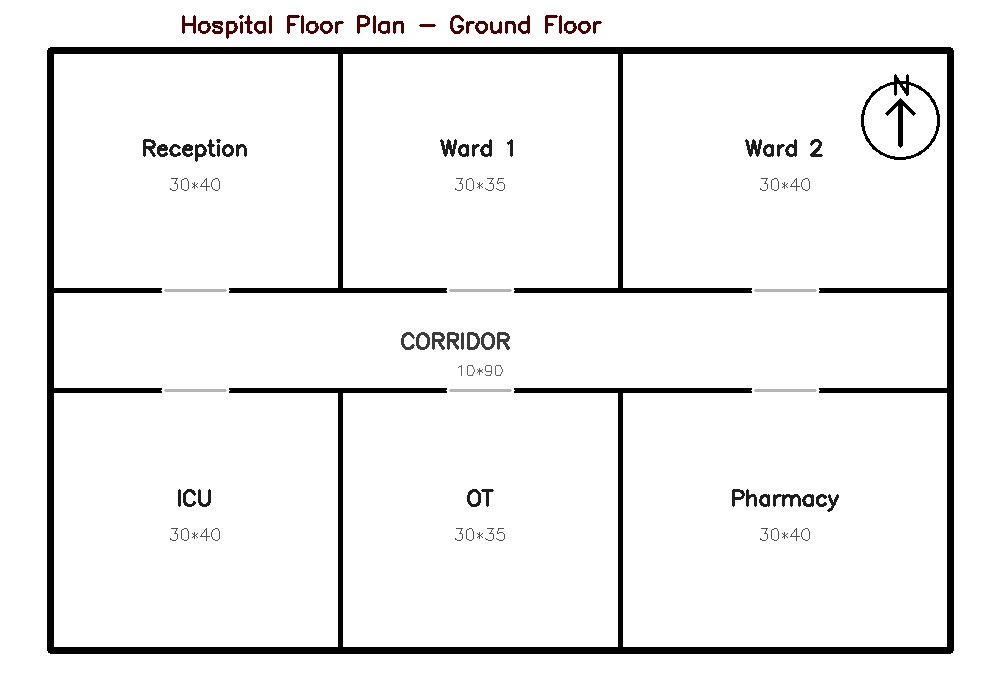
#> input picture test_blueprint.jpg, 1000 x 700 px
$ python astar.py
#> lines starting #> are read from the running program, lines starting #| are printed output that depends on the picture; after the words box and inside, x2 and y2 are one past the last pixel; in counts of white or black regions, pixels touching at a corner belong together
### grid_generator.py
import cv2
import numpy as np

# ── UNIT CONVERSION ────────────────────────────────────────────────────────
UNIT_TO_CM = {"cm": 1.0, "m": 100.0, "ft": 30.48}


def extract_wall_mask(gray, wall_thickness=4):
    """
    Extract structural walls while suppressing text and symbols.

    Uses directional morphological kernels (horizontal + vertical) to detect
    line-like structures, then filters out small connected components so that
    OCR labels and compass marks do not become wall cells.
    """
    binary = cv2.threshold(gray, 180, 255, cv2.THRESH_BINARY_INV)[1]

    h_kern = cv2.getStructuringElement(
        cv2.MORPH_RECT,
        (max(12, wall_thickness * 6), max(1, wall_thickness))
    )
    v_kern = cv2.getStructuringElement(
        cv2.MORPH_RECT,
        (max(1, wall_thickness), max(12, wall_thickness * 6))
    )
    horizontal = cv2.morphologyEx(binary, cv2.MORPH_OPEN, h_kern)
    vertical   = cv2.morphologyEx(binary, cv2.MORPH_OPEN, v_kern)
    walls = cv2.bitwise_or(horizontal, vertical)

    # Reconnect wall corners/joints after removing label strokes.
    join_kern = cv2.getStructuringElement(
        cv2.MORPH_RECT,
        (max(3, wall_thickness * 2 + 1), max(3, wall_thickness * 2 + 1))
    )
    walls = cv2.morphologyEx(walls, cv2.MORPH_CLOSE, join_kern)

    # Keep only large structural components — walls form the dominant network.
    count, labels, stats, _ = cv2.connectedComponentsWithStats(walls, connectivity=8)
    filtered = np.zeros_like(walls)
    min_span = max(gray.shape) * 0.12
    min_area = gray.shape[0] * gray.shape[1] * 0.002
    for idx in range(1, count):
        x, y, w, h, area = stats[idx]
        if area >= min_area or w >= min_span or h >= min_span:
            filtered[labels == idx] = 255
    return filtered


# [33 lines left out: functions compute_cell_size, verify_doorway_clearance, not called in this run]


def generate_grid(image_path, cell_size=10, wall_thickness=4,
                  unit="cm", robot_width_cm=60.0, safety_margin_cm=10.0,
                  building_width_units=None):
    """
    Convert a blueprint image to a binary occupancy grid.
      0 = free space (traversable)
      1 = wall / obstacle

    When building_width_units is supplied the cell size is recomputed from
    the real-world scale (via compute_cell_size) so each cell ≈ robot_width/4.
    A guard prevents auto-scaling when it would shrink the grid below 20×20.

    Returns:
        grid             — np.uint8 array (grid_h, grid_w)
        grid_w, grid_h   — column / row count
        real_cm_per_cell — real-world cm represented by one grid cell
    """
#> called with image_path = 'test_blueprint.jpg', cell_size = 10, wall_thickness = 4, unit = 'cm', robot_width_cm = 60, safety_margin_cm = 10
    print(f"\n🗺️  Generating grid from: {image_path}")

    img  = cv2.imread(image_path)
#> img is the input picture: shape (700, 1000, 3); mean B, G, R 240.1, 240.1, 240.3
    gray = cv2.cvtColor(img, cv2.COLOR_BGR2GRAY)
    h, w = gray.shape
    print(f"   Image size: {w}x{h} px")
#|    Image size: 1000x700 px

    # ── Auto-compute cell size when building scale is known ────────────────
    real_cm_per_cell = float(cell_size)   # fallback: cell_size px ≈ cell_size cm
    scale_applied    = False
    if building_width_units is not None:
        cs_auto, cpc_auto = compute_cell_size(
            w, building_width_units, unit, robot_width_cm
        )
        # Clamp: keep grid ≥ 20 cells and ≤ 200 cells in each dimension.
        # A grid > 200 cells per axis produces too-fine corridors that inflate
        # into dead-ends; min-5px cap keeps the grid under 200×200.
        MAX_GRID_CELLS = 200
        cs_clamped = max(cs_auto, max(w, h) // MAX_GRID_CELLS + 1, 5)
        if cs_clamped != cs_auto:
            _, cpc_auto = compute_cell_size(w, building_width_units * cs_clamped / max(cs_auto, 1),
                                            unit, robot_width_cm)
            # Recompute real_cm_per_cell for the clamped cell size
            unit_factor      = UNIT_TO_CM.get(str(unit).lower(), 1.0)
            building_width_cm = building_width_units * unit_factor
            real_cm_per_pixel = building_width_cm / w
            cpc_auto          = cs_clamped * real_cm_per_pixel
            print(f"   ⚠️  Auto cell size {cs_auto}px → grid too large "
                  f"({w // cs_auto}×{h // cs_auto}) — clamped to {cs_clamped}px")
            cs_auto = cs_clamped
        if w // cs_auto >= 20 and h // cs_auto >= 20:
            cell_size        = cs_auto
            real_cm_per_cell = cpc_auto
            scale_applied    = True
            print(f"   Auto cell size: {cell_size}px  "
                  f"({real_cm_per_cell:.2f} cm/cell)")
        else:
            print(f"   ⚠️  Auto cell size {cs_auto}px → grid too small "
                  f"({w // cs_auto}×{h // cs_auto}) — keeping {cell_size}px")

    # ── Wall extraction (directional morphology + component filtering) ────────
    cleaned = extract_wall_mask(gray, wall_thickness=wall_thickness)
#> in extract_wall_mask, `binary = cv2.threshold(gray, 180, 255, cv2.THRESH_BINARY_INV)[1]`:
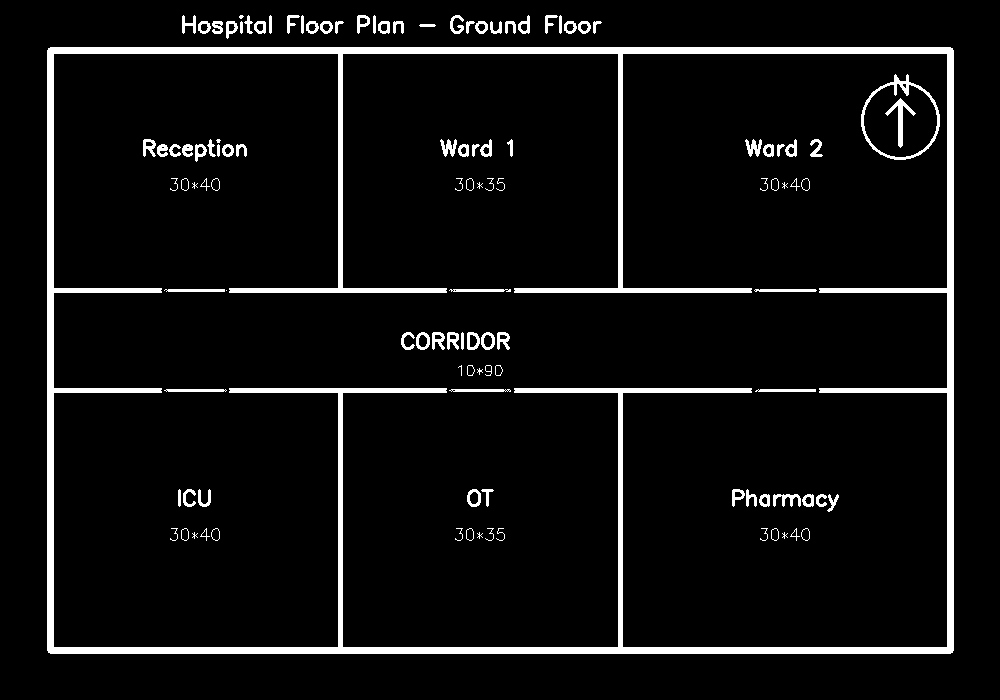
#> binary: shape (700, 1000); 6.1% white; 115 white regions (11 under 20 px), largest, box (x1, y1, x2, y2) and area: (47, 47, 954, 654) 32768, (861, 74, 940, 160) 855, (885, 98, 916, 148) 356
#> in extract_wall_mask, `horizontal = cv2.morphologyEx(binary, cv2.MORPH_OPEN, h_kern)`:
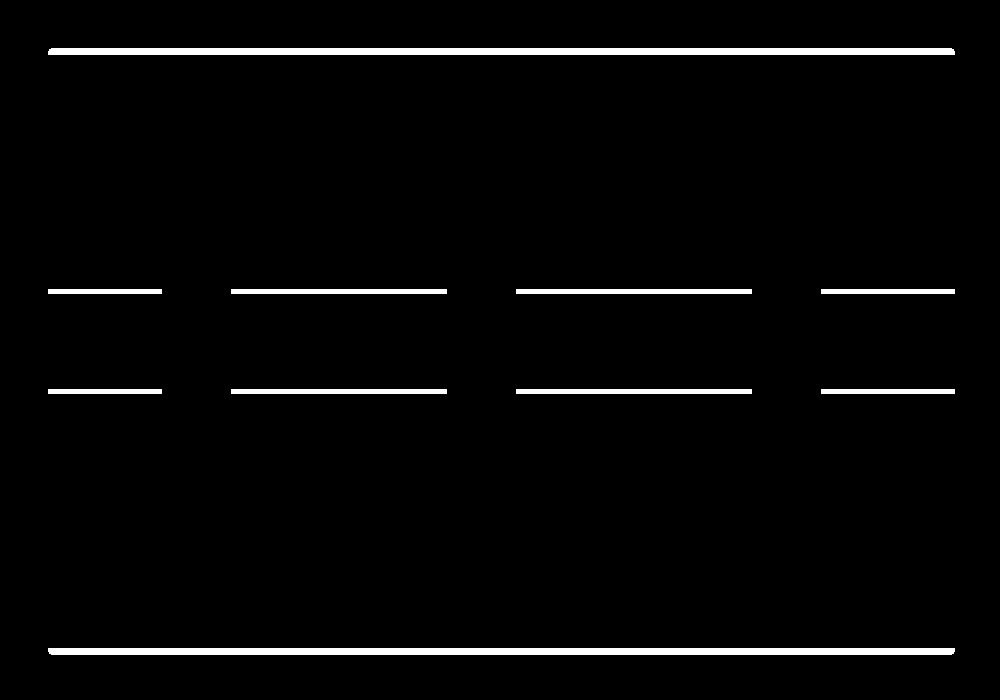
#> horizontal: shape (700, 1000); 2.8% white; 10 white regions, largest, box (x1, y1, x2, y2) and area: (48, 48, 955, 55) 6339, (48, 648, 955, 655) 6339, (516, 289, 752, 294) 1180
#> in extract_wall_mask, `vertical   = cv2.morphologyEx(binary, cv2.MORPH_OPEN, v_kern)`:
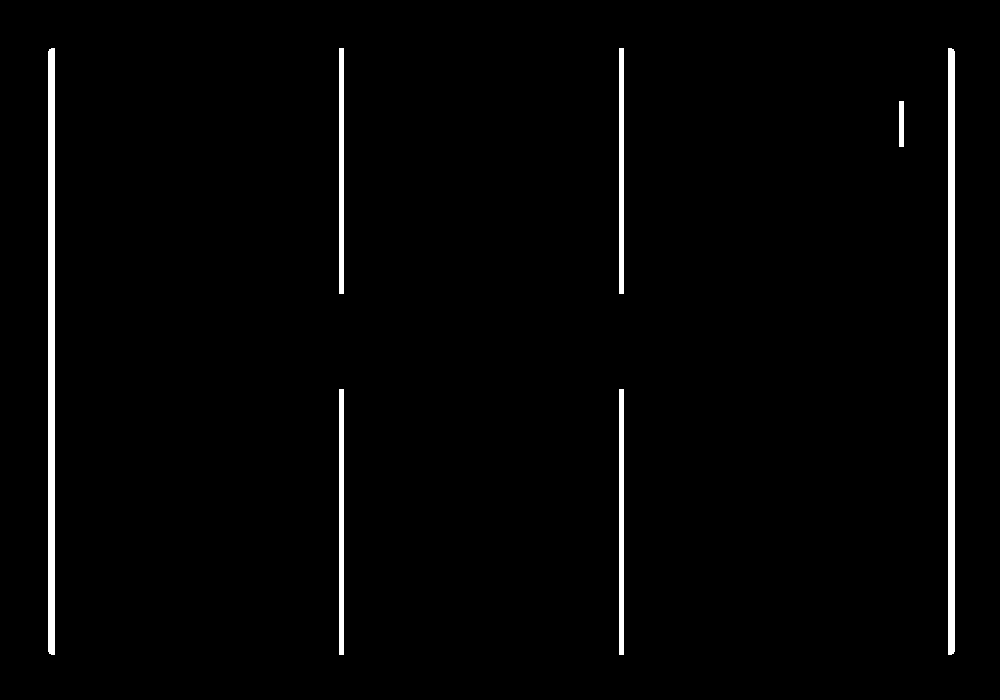
#> vertical: shape (700, 1000); 2% white; 7 white regions, largest, box (x1, y1, x2, y2) and area: (48, 48, 55, 655) 4239, (948, 48, 955, 655) 4239, (339, 389, 344, 655) 1330
#> in extract_wall_mask, `walls = cv2.bitwise_or(horizontal, vertical)`:
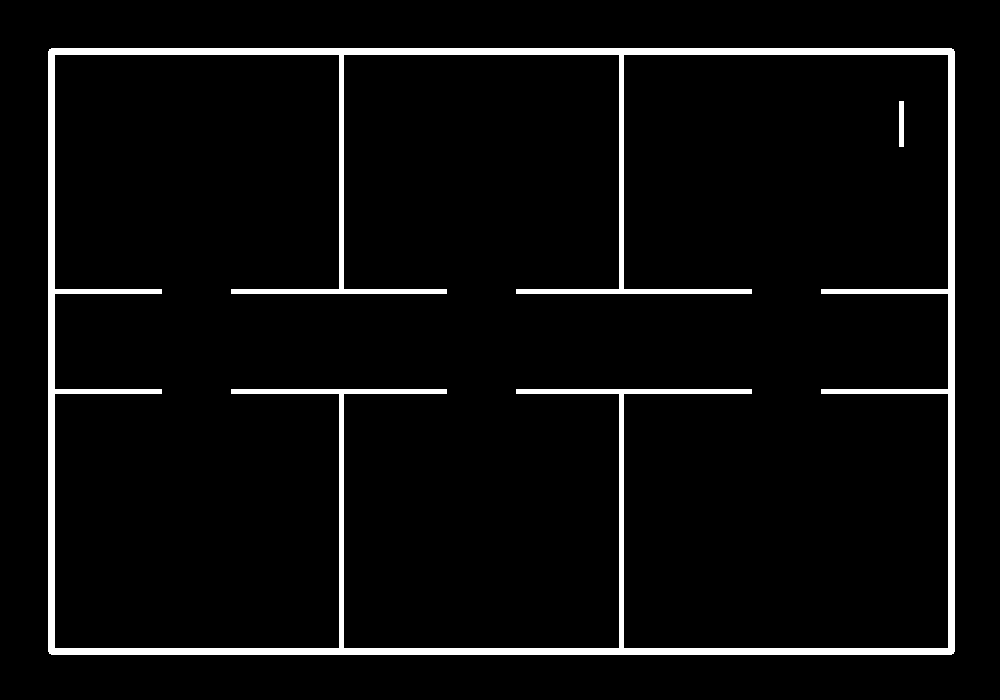
#> walls: shape (700, 1000); 4.7% white; 2 white regions, box (x1, y1, x2, y2) and area: (48, 48, 955, 655) 32720, (899, 101, 904, 147) 230
#> in extract_wall_mask, `count, labels, stats, _ = cv2.connectedComponentsWithStats(walls, conn..`:
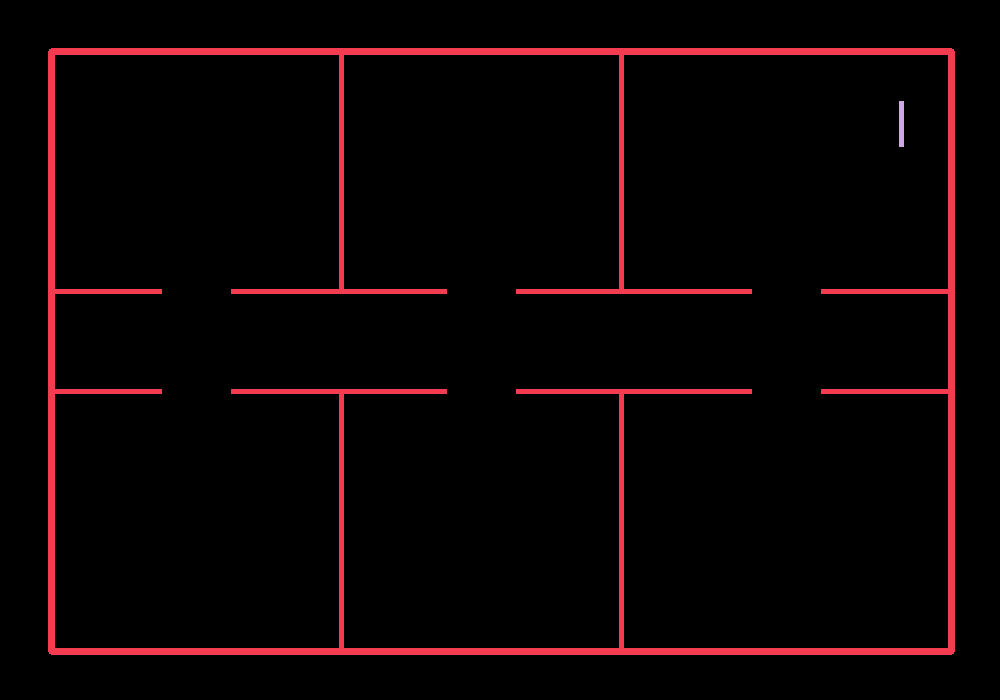
#> labels: shape (700, 1000) int32; 3 distinct labels, from 0 to 2; one colour per label, 0 black
#> in extract_wall_mask, `count, labels, stats, _ = cv2.connectedComponentsWithStats(walls, conn..`: count = 3; stats = [[0, 0, 1000, 700, 667050], [48, 48, 907, 607, 32720], [899, 101, 5, 46, 230]]
#> (the rest of the program and of its run is left out)
